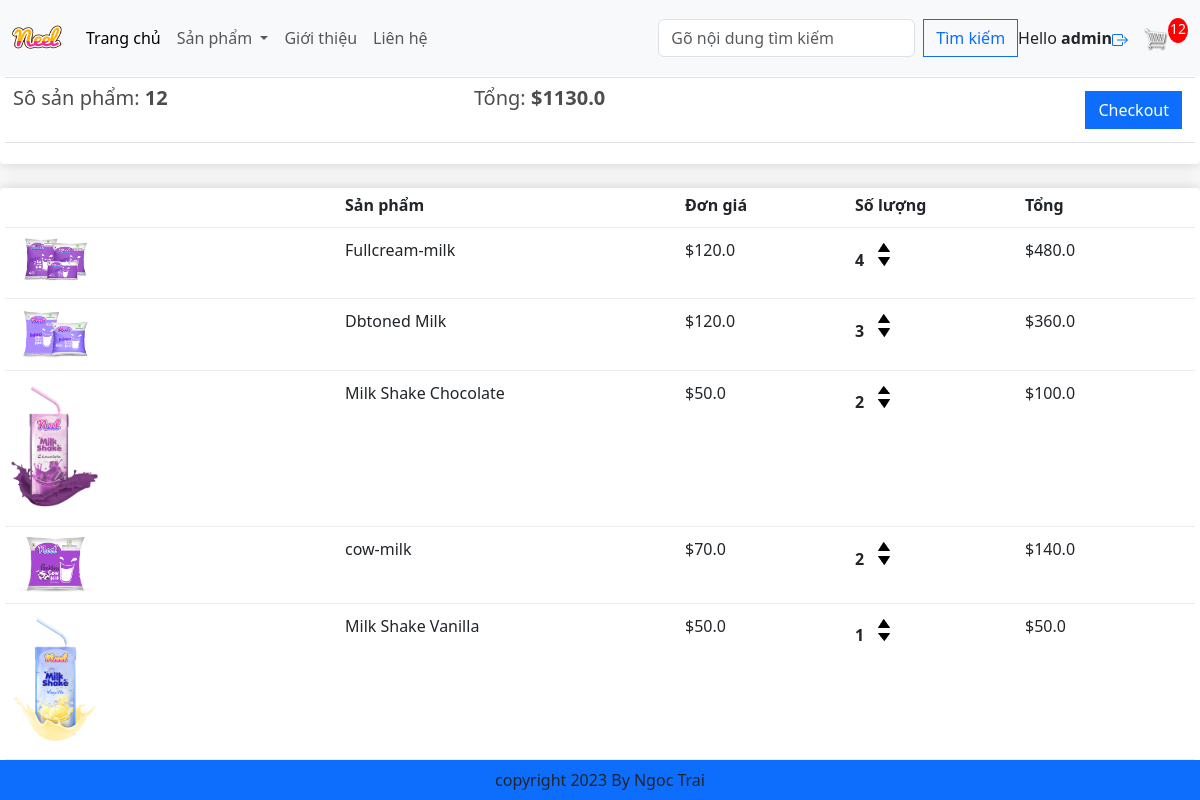
/cart/ (signed in), run on an earlier commit of the app's database.
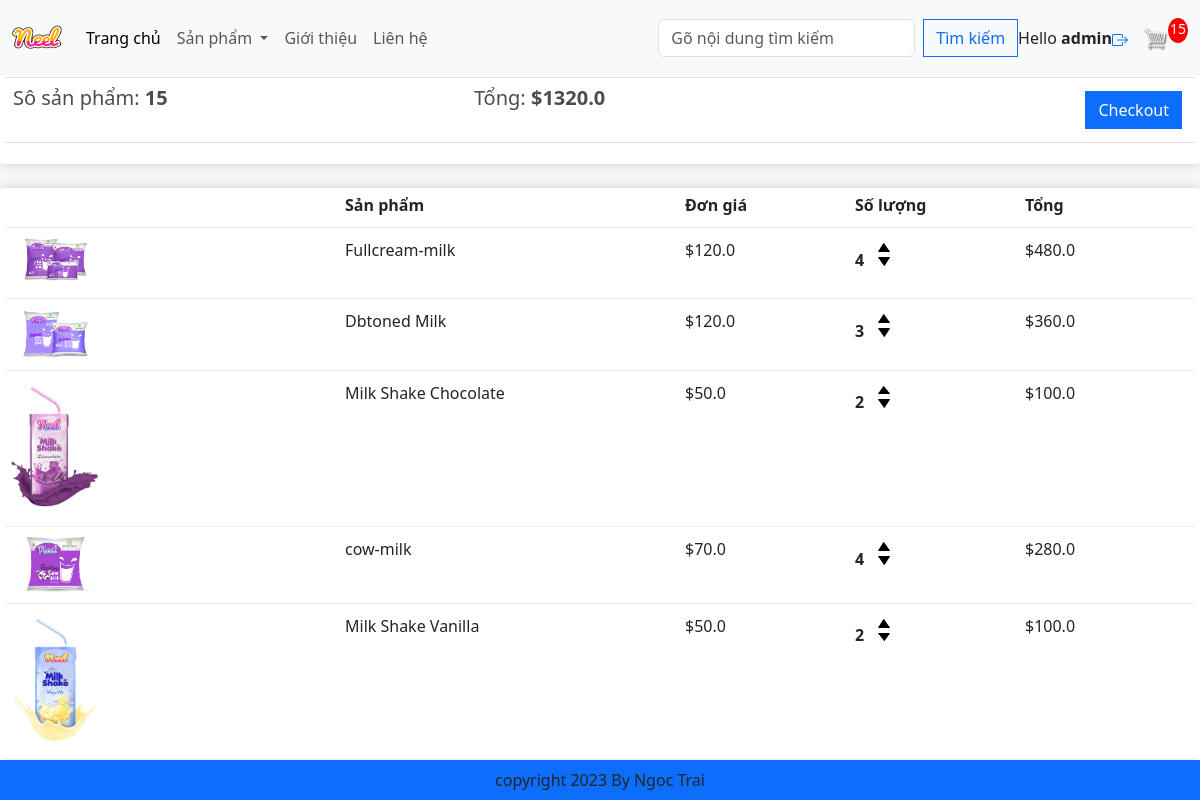
And on a later commit of the database.
### app/models.py (models this page shows, shortened)
class Order(models.Model):
    customer = models.ForeignKey(User, on_delete=models.SET_NULL, blank=True, null=True)
    date_order = models.DateTimeField(auto_now_add=True)
    complete = models.BooleanField(default= False, null=True, blank=True)
    transaction_id = models.CharField(max_length=200, null=True)
    @property
    def get_cart_items(self):
        orderitem = self.orderitem_set.all()
        total = sum([item.quantily for item in orderitem])
        return total
    @property
    def get_cart_total(self):
        orderitem = self.orderitem_set.all()
        total = sum([item.get_total for item in orderitem])
        return total

class OrderItem(models.Model):
    product = models.ForeignKey(Product, on_delete=models.SET_NULL, blank=True, null=True)
    order = models.ForeignKey(Order, on_delete=models.SET_NULL, blank=True, null=True)
    quantily = models.IntegerField(default=0, null=True, blank=True)
    date_added = models.DateTimeField(auto_now_add=True)
    @property
    def get_total(self):
        total = self.product.price * self.quantily
        return total

class Product(models.Model):
    category = models.ManyToManyField(Category, related_name= 'products')
    name = models.CharField(max_length=200, null=True)
    price = models.FloatField()
    digital = models.BooleanField(default= False, null=True, blank=True)
    image = models.ImageField(null=True, blank=True)
    @property
    def ImageURL(self):
        try:
            url = self.image.url
        except:
            url = ''
        return url

### app/views.py (the view)
# urls.py: path('cart/', views.cart, name= 'cart'),
def cart(request):
    if request.user.is_authenticated:
        customer = request.user
        order, create = Order.objects.get_or_create(customer= customer, complete= False)
        items = order.orderitem_set.all()
        cartitems = order.get_cart_items
    else:
        items = []
        order = {'get_cart_items': 0, 'get_cart_total': 0}
        cartitems = order['get_cart_items']
    categorys = Category.objects.all()
    context = {'items': items, 'order': order, 'cartitems': cartitems, 'categorys': categorys}
    return render(request, 'app/cart.html', context)

### app/Templates/app/cart.html
{% extends 'app/base.html' %}
{% load static %}
{% block cart_content %}
<div class="row">
	<div class="col-lg-12">
		<div class="box-element">
			<a  class="btn btn-outline-dark" href="{% url 'home' %}">&#x2190; Continue Shopping</a>
			<br>
			<br>
			<table class="table">
				<tr>
					<th><h5>Sô sản phẩm: <strong>{{order.get_cart_items}}</strong></h5></th>
					<th><h5>Tổng:<strong> ${{order.get_cart_total}}</strong></h5></th>
					<th>
						<a  style="float:right; margin:5px;" class="btn btn-primary" href="{%url 'checkout' %}">Checkout</a>
					</th>
				</tr>
			</table>
		</div>
		<br>
		<div class="box-element">
			<div class="cart-row">
				<div style="flex:2"></div>
				<div style="flex:2"><strong>Sản phẩm</strong></div>
				<div style="flex:1"><strong>Đơn giá</strong></div>
				<div style="flex:1"><strong>Số lượng</strong></div>
				<div style="flex:1"><strong>Tổng</strong></div>
			</div>
			{% for item in items %}
			<div class="cart-row">
				<div style="flex:2"><img class="row-image" src="{{item.product.ImageURL}}"></div>
				<div style="flex:2"><p>{{item.product.name}}</p></div>
				<div style="flex:1"><p>${{item.product.price}}</p></div>
				<div style="flex:1">
					<p class="quantity">{{item.quantily}}</p>
					<div class="quantity">
						<img data-product={{item.product.id}} data-action="add" class="chg-quantity update-cart" src="{% static  'app/images/arrow-up.png' %}">
						<img data-product={{item.product.id}} data-action="remove" class="chg-quantity update-cart" src="{% static  'app/images/arrow-down.png' %}">
					</div>
				</div>
				<div style="flex:1"><p>${{item.get_total}}</p></div>
			</div>
			{% endfor %}
		</div>
	</div>
</div>
{% endblock cart_content %}

### app/Templates/app/base.html (shortened to what this page needs)
{% load static %}
<!DOCTYPE html>
<html>
    <head>
        <link rel="stylesheet" href="https://cdn.jsdelivr.net/npm/bootstrap@5.3.0/dist/css/bootstrap.min.css">
        <link rel="stylesheet" href="https://maxcdn.bootstrapcdn.com/bootstrap/4.0.0/css/bootstrap.min.css">
        <link rel="stylesheet" href="https://cdn.jsdelivr.net/npm/bootstrap@5.3.0/dist/css/bootstrap.min.css" rel="stylesheet">
        <link rel="stylesheet" href="{%static 'app/css/style.css' %}">
        <link rel="stylesheet" href="{%static 'app/css/all.min.css' %}">
        <link rel="stylesheet" href="{%static 'app/css/owl.carousel.min.css' %}">
        <link rel="stylesheet" href="{%static 'app/css/main.css' %}">
        <link rel="stylesheet" href="">
    </head>
    <body>
        <nav class="navbar navbar-expand-lg bg-body-tertiary fixed-top">
            <div class="container-fluid">
              <a class="navbar-brand" href="{%url 'home'%}"><img src="{%static 'app/images/Neel.png' %}" width="50" height="50"></a>
              <div class="collapse navbar-collapse" id="navbarSupportedContent">
                <ul class="navbar-nav me-auto mb-2 mb-lg-0">
                  <li class="nav-item">
                    <a class="nav-link active" aria-current="page" href="{%url 'home'%}">Trang chủ</a>
                  </li>
                  <li class="nav-item dropdown">
                    <a class="nav-link dropdown-toggle" href="#" role="button" data-bs-toggle="dropdown" aria-expanded="false">
                      Sản phẩm
                    </a>
                  </li>
                  <li class="nav-item">
                    <a class="nav-link" href="#">Giới thiệu</a>
                  </li>
                  <li class="nav-item">
                    <a class="nav-link" href="#">Liên hệ</a>
                  </li>
                </ul>
                <form class="d-flex" role="search" method="POST" action= "{% url 'search' %}">
                  <input class="form-control me-2" type="search" placeholder="Gõ nội dung tìm kiếm" aria-label="Search" name="search">
                  <button class="btn btn-outline-primary" type="submit">Tìm kiếm</button>
                </form>
              </div>
              <ul class="navbar-nav me-auto mb-2 mb-lg-0">
                <div class="form-inline my-2 my-lg-0"id="log-infor">
                  <span class="nav-item">
                    Hello <b>{{request.user}}</b>
                  </span>
                  <span class="nav-item">
                    <a href="{%url 'logout'%}">
                    </a>
                  </span>
                </div>
              </ul>
              <div class="form-inline my-2 my-lg-0">
                <a href="{%url 'cart'%}"> <img id="cart-icon" src="{%static 'images/cart.png'%}" alt=""></a>
                <p id="cart-total">{{cartitems}}</p>
              </div>
            </div>
          </nav>
          {% block cart_content %}{% endblock cart_content %}
          <footer class='container--fluid bg-primary text-center fixed-bottom p-2 mt-5'>
            copyright 2023 By Ngoc Trai
          </footer>
    </body>
</html>

What changed in the data, as far as the page shows it:
changed through a linked row, Order: get_cart_items "12" → "15"; get_cart_total "1130.0" → "1320.0"
changed OrderItem "cow-milk": quantily "2" → "4"; get_total "140.0" → "280.0"
changed OrderItem "Milk Shake Vanilla": quantily "1" → "2"; get_total "50.0" → "100.0"
Also different on the page:
{{ cartitems }}: "12" → "15"
